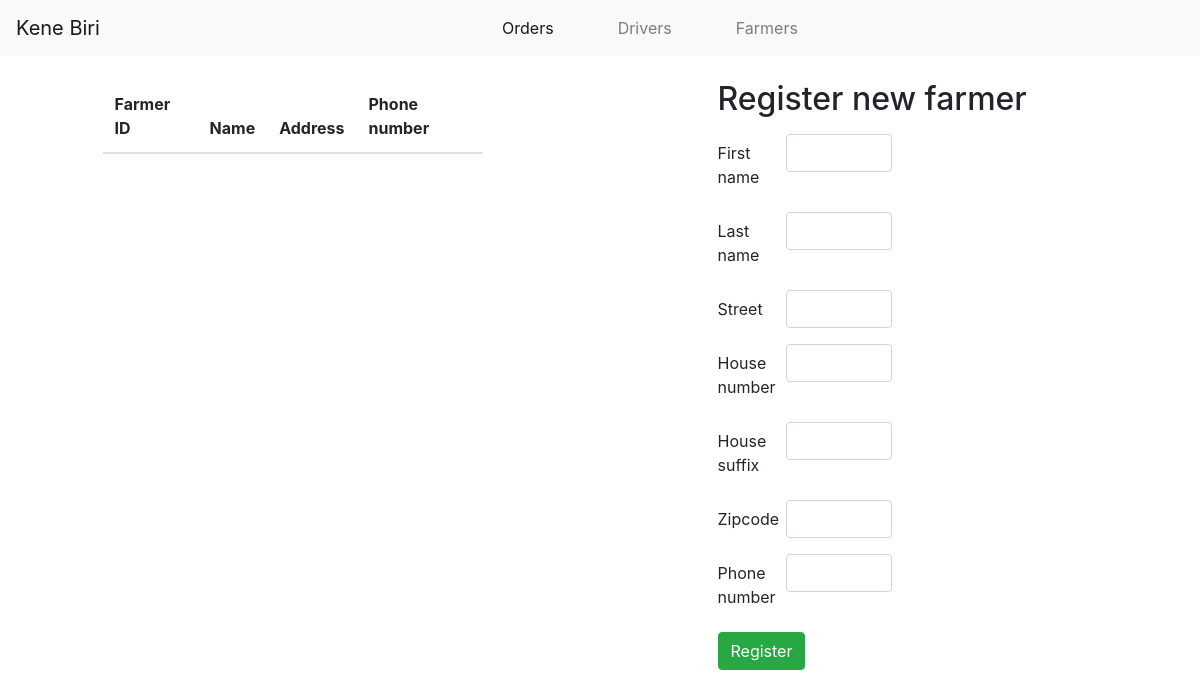
The app's page /control_panel/farmers/, older data.
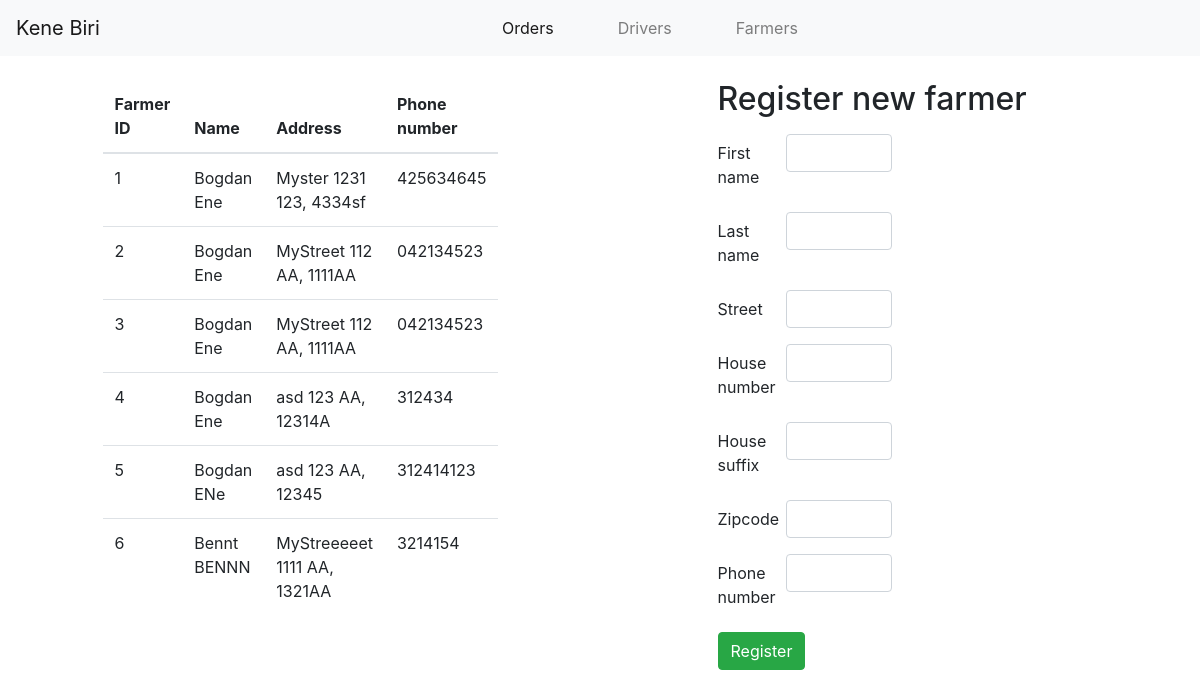
The same page, newer data.
### control_panel/models/farmer.py (models this page shows)
class Farmer(models.Model):
    first_name = models.CharField(max_length=50)
    last_name = models.CharField(max_length=50)
    street = models.CharField(max_length=200)
    house_nr = models.IntegerField()
    house_nr_extension = models.CharField(max_length=2)
    zipcode = models.CharField(max_length=10)
    phone_number = models.CharField(max_length=30, blank=None, null=None, default=None)

### control_panel/views.py (the view, shortened to what this page needs)
# urls.py: path('farmers/', views.FarmerView.as_view(), name='farmers')
class FarmerView(FormView):
    template_name = 'control_panel/farmers.html'
    form_class = FarmerForm
    success_url = reverse_lazy('control_panel:farmers')
    def get_context_data(self, **kwargs):
        context = super().get_context_data(**kwargs)
        farmers = Farmer.objects.all()
        for farmer in farmers:
            farmer.address = f'{farmer.street} {farmer.house_nr} ' \
                f'{farmer.house_nr_extension}, {farmer.zipcode}'
        context['farmers'] = farmers
        return context

### control_panel/forms.py
class FarmerForm(forms.Form):
    first_name = forms.CharField(label="First name", max_length=100)
    last_name = forms.CharField(label="Last name", min_length=2, max_length=100)
    street = forms.CharField(label="Street")
    zipcode = forms.CharField(label="Zipcode", max_length=10)
    house_no = forms.IntegerField(label="House number", min_value=1)
    house_suffix = forms.CharField(label="House number suffix", required=False)
    phone_number = forms.CharField(label="Phone number", max_length=30)

### control_panel/templates/control_panel/farmers.html (shortened to what this page needs)
{% extends "control_panel/base.html" %}
{% block body %}
    <div class="row pt-4">
        <div class="col-4 offset-1">
            <table class="table">
              <thead>
                <tr>
                  <th scope="col">Farmer ID</th>
                  <th scope="col">Name</th>
                  <th scope="col">Address</th>
                  <th scope="col">Phone number</th>
                </tr>
              </thead>
              <tbody>
              {% for farmer in farmers %}
                <tr>
                  <td>{{ farmer.id }}</td>
                  <td>{{ farmer.first_name }} {{ farmer.last_name }}</td>
                  <td>{{ farmer.address }}</td>
                  <td>{{ farmer.phone_number }}</td>
                </tr>
              {% endfor %}
              </tbody>
            </table>
        </div>
        <div class="col-4 offset-2">
            <h2>Register new farmer</h2>
            <form class="pt-2" method="post" action="{% url "control_panel:farmers" %}">
              <div class="form-group row">
                <label for="first_name" class="col-sm-2 col-form-label">First name</label>
                <div class="col-sm-4">
                  <input name="first_name" id="first_name" type="text" class="form-control">
                </div>
              </div>
              <div class="form-group row">
                <label for="last_name" class="col-sm-2 col-form-label">Last name</label>
                <div class="col-sm-4">
                  <input name="last_name" id="last_name" type="text" class="form-control">
                </div>
              </div>
              <div class="form-group row">
                <label for="first_name" class="col-sm-2 col-form-label">Street</label>
                <div class="col-sm-4">
                  <input name="street" id="street" type="text" class="form-control" >
                </div>
              </div>
              <div class="form-group row">
                <label for="first_name" class="col-sm-2 col-form-label">House number</label>
                <div class="col-sm-4">
                  <input name="house_no" id="house_no" type="text" class="form-control">
                </div>
              </div>
              <div class="form-group row">
                <label for="house_suffix" class="col-sm-2 col-form-label">House suffix</label>
                <div class="col-sm-4">
                  <input name="house_suffix" id="house_suffix" type="text" class="form-control" >
                </div>
              </div>
              <div class="form-group row">
                <label for="zipcode" class="col-sm-2 col-form-label">Zipcode</label>
                <div class="col-sm-4">
                  <input name="zipcode" id="zipcode" type="text" class="form-control">
                </div>
              </div>
              <div class="form-group row">
                <label for="phone_number" class="col-sm-2 col-form-label">Phone number</label>
                <div class="col-sm-4">
                  <input name="phone_number" id="first_name" type="number" class="form-control">
                </div>
              </div>
              <button class="btn btn-success" type="submit">Register</button>
            </form>
        </div>
    </div>
{% endblock %}

### control_panel/templates/control_panel/base.html (shortened to what this page needs)
{% load static %}
<!DOCTYPE html>
<html lang="en">
<head>
    <link rel="stylesheet" type="text/css" href="{% static 'control_panel/css/orders.css' %}">
    <link rel="stylesheet" href="https://stackpath.bootstrapcdn.com/bootstrap/4.4.1/css/bootstrap.min.css">
</head>
<body>
    <nav class="navbar navbar-expand-lg navbar-light bg-light">
      <a class="navbar-brand" href="#">Kene Biri</a>
      <div class="collapse navbar-collapse justify-content-center" id="navbarNav">
        <ul class="navbar-nav">
          <li class="nav-item active px-4">
            <a class="nav-link" href="{% url 'control_panel:orders' %}">Orders<span class="sr-only">(current)</span></a>
          </li>
          <li class="nav-item px-4">
            <a class="nav-link" href="{% url 'control_panel:drivers' %}">Drivers</a>
          </li>
          <li class="nav-item px-4">
            <a class="nav-link" href="{% url 'control_panel:farmers' %}">Farmers</a>
          </li>
        </ul>
      </div>
    </nav>
    {% block body %}{% endblock %}
</body>
</html>

### control_panel/static/control_panel/css/orders.css (style rules this page uses)
th { border-top: 0px !important; }

Row changes from the older to the newer data that the page shows:
added Farmer: id "1", first_name "Bogdan", last_name "Ene", address "Myster 1231 123, 4334sf", phone_number "425634645"
added Farmer: id "2", first_name "Bogdan", last_name "Ene", address "MyStreet 112 AA, 1111AA", phone_number "042134523"
added Farmer: id "3", first_name "Bogdan", last_name "Ene", address "MyStreet 112 AA, 1111AA", phone_number "042134523"
added Farmer: id "4", first_name "Bogdan", last_name "Ene", address "asd 123 AA, 12314A", phone_number "312434"
added Farmer: id "5", first_name "Bogdan", last_name "ENe", address "asd 123 AA, 12345", phone_number "312414123"
added Farmer: id "6", first_name "Bennt", last_name "BENNN", address "MyStreeeeet 1111 AA, 1321AA", phone_number "3214154"
